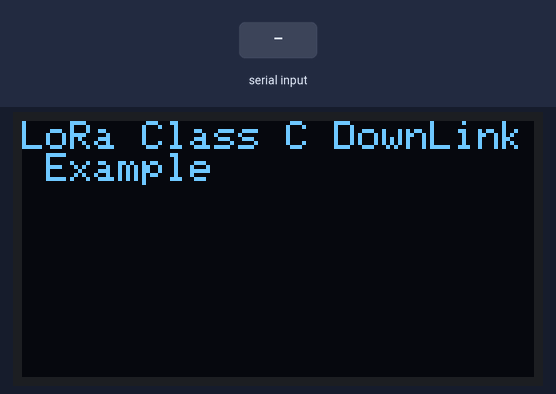
A sketch run on a simulated Arduino Mega 2560, built with avr-gcc and run on an emulated ATmega2560. On the bench: 128×64 one-colour display. The test bench sets the inputs (shaded band). The modem accepts every AT command (registered, SIM ready, sends succeed) and sends nothing else; what the sketch prints to the serial monitor is not drawn.

Above: at 7.3 s.
7.4 s: "Radio Rx Done" received over the second serial link
Timing chart, 0 to 10.4 s (numbered marks = the images above; inputs shaded):
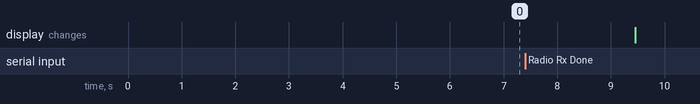

The sketch:

Lab09_ClassC_DL_OLED096.ino.ino
```cpp
// include the library code:
// 給 LCM1602_IIC_V1 + 16x2 LCD 用的程式庫
#include <Wire.h>
#include <Adafruit_GFX.h>
#include <Adafruit_SSD1306.h>
#define OLED_RESET 4
Adafruit_SSD1306 display(OLED_RESET);
#if (SSD1306_LCDHEIGHT != 64)
#error("Height incorrect, please fix Adafruit_SSD1306.h!");
#endif

// LoRaSerial Port Arduino Mega 2560 //Tx1,Rx1
HardwareSerial& LoRaUART = Serial1;
// LoRaSerial Port Arduino UNO,這樣接SoftwareSerial Rx 會有亂碼問題，導致Downlink 接收錯誤。
//#include <SoftwareSerial.h>
//SoftwareSerial LoRaUART(10, 11); // to Tx, To Rx
// 真要接，得把用在Debug 的Serial Monitor 的Serial Tx0 Rx0 拿來用，然後關掉debug messages,
// Sketch 代碼時 得把LoRa 接UNO 上的 Rx D0 Pin 拿下，不然upload 會失敗。
//HardwareSerial& LoRaUART = Serial;

void setup()
{
  String myString;
  // set up the LCD's number of columns and rows:
  display.begin(SSD1306_SWITCHCAPVCC, 0x3C);  // initialize with the I2C addr 0x3D (for the 128x64)
  display.clearDisplay();   // clears the screen and buffer
  // Print a message to the LCD.
  display.setTextSize(1);
  display.setTextColor(WHITE);
  display.setCursor(0,0);
  display.println("LoRa Class C DownLink Example");
  display.display();
  delay(2000);

  Serial.begin(9600);
  while (!Serial) {
    ; // wait for serial port to connect. Needed for native USB port only
  }
  Serial.println("Serial Ready");
  LoRaUART.begin(9600);
     while (!LoRaUART) {
       ; // wait for serial1 port to connect.
     }
  LoRaUART.println("at+echo=1");
     while (!LoRaUART.available()) {
      ;
     }
  if (((LoRaUART.available())) > 0)
  { //判斷有沒有訊息接收
    myString = LoRaUART.readString();
    myString.trim();
    Serial.println("echo=0[" + myString +"]");
  }
  LoRaUART.println("at+sgmd?");
  while (!LoRaUART.available()) {;}
  myString = LoRaUART.readString();
  myString.trim();
  Serial.println("sgmd[" + myString + "]");

  LoRaUART.println("at+dttx");
  while (!LoRaUART.available()) {;}
  myString = LoRaUART.readString();
  myString.trim();
  Serial.println("dttx[" + myString +"]");

  LoRaUART.println("at+drx?");
  while (!LoRaUART.available()) {;}
  myString = LoRaUART.readString();
  myString.trim();
  Serial.println("drx[" + myString +"]");

  if (myString.indexOf("Radio Tx Done")) {
      Serial.println("LoRa Module Tx Done");
  }

} //setup()

void loop()
{
  int Len;
  String myString;
  String DownLink;
  String PayLoad;
  String RSSI,SNR;
  int Length;
  while (!LoRaUART.available()) {;}
  myString = LoRaUART.readString();
  if (myString.indexOf("Radio Rx Done")>=0) {
    myString.trim();
    Serial.println("Got Downlink Data["+myString+"]");
    Len = myString.substring(18,20).toInt();
    if (Len >= 10){
      RSSI = myString.substring(26,30);
    }
    else {
      RSSI = myString.substring(25,29);
    }
    SNR = myString.substring(33,36);
    Serial.println("Len="+String(Len)+" RSSI="+RSSI+" SNR="+SNR);
    LoRaUART.println("at+DRX?");
    while (!LoRaUART.available()) {;}
    DownLink = LoRaUART.readString();
    DownLink.trim();
    Serial.println("DRX["+DownLink+"]");
    Length = DownLink.indexOf(",");
    PayLoad = DownLink.substring(Length+1,Length+Len*2+1);
    Serial.println("PayLoad="+PayLoad);
  display.clearDisplay();   // Clear the buffer.
  display.setTextSize(1);
  display.setTextColor(WHITE);
  display.setCursor(0,0);
  display.println("Len:"+String(Len)+" RSSI:"+ RSSI+" SNR:"+SNR);
  //display.println("RSSI:"+ RSSI);
  display.setTextSize(2);
  display.println(PayLoad);
  display.display();
  delay(2000);
  }
}
```
